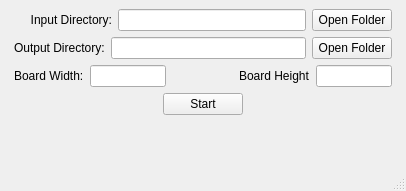
<?xml version="1.0" encoding="UTF-8"?>
<ui version="4.0">
 <class>MainWindow</class>
 <widget class="QMainWindow" name="MainWindow">
  <property name="geometry">
   <rect>
    <x>0</x>
    <y>0</y>
    <width>406</width>
    <height>191</height>
   </rect>
  </property>
  <property name="minimumSize">
   <size>
    <width>406</width>
    <height>191</height>
   </size>
  </property>
  <property name="maximumSize">
   <size>
    <width>406</width>
    <height>191</height>
   </size>
  </property>
  <property name="windowTitle">
   <string>Camera Calibrator</string>
  </property>
  <widget class="QWidget" name="centralwidget">
   <layout class="QVBoxLayout" name="verticalLayout_2">
    <item>
     <layout class="QVBoxLayout" name="verticalLayout">
      <property name="leftMargin">
       <number>5</number>
      </property>
      <property name="topMargin">
       <number>0</number>
      </property>
      <property name="rightMargin">
       <number>5</number>
      </property>
      <property name="bottomMargin">
       <number>0</number>
      </property>
      <item>
       <layout class="QHBoxLayout" name="horizontalLayout">
        <item>
         <widget class="QLabel" name="label_3">
          <property name="minimumSize">
           <size>
            <width>98</width>
            <height>0</height>
           </size>
          </property>
          <property name="text">
           <string>Input Directory:</string>
          </property>
          <property name="alignment">
           <set>Qt::AlignRight|Qt::AlignTrailing|Qt::AlignVCenter</set>
          </property>
         </widget>
        </item>
        <item>
         <widget class="QLineEdit" name="editInputDir">
          <property name="text">
           <string/>
          </property>
         </widget>
        </item>
        <item>
         <widget class="QPushButton" name="btnInputDir">
          <property name="text">
           <string>Open Folder</string>
          </property>
         </widget>
        </item>
       </layout>
      </item>
      <item>
       <layout class="QHBoxLayout" name="horizontalLayout_3">
        <item>
         <widget class="QLabel" name="label_4">
          <property name="text">
           <string>Output Directory:</string>
          </property>
         </widget>
        </item>
        <item>
         <widget class="QLineEdit" name="editOutputDir"/>
        </item>
        <item>
         <widget class="QPushButton" name="btnOutputDir">
          <property name="text">
           <string>Open Folder</string>
          </property>
         </widget>
        </item>
       </layout>
      </item>
      <item>
       <layout class="QHBoxLayout" name="horizontalLayout_2">
        <item>
         <widget class="QLabel" name="label">
          <property name="text">
           <string>Board Width:</string>
          </property>
         </widget>
        </item>
        <item>
         <widget class="QLineEdit" name="editWidth"/>
        </item>
        <item>
         <spacer name="horizontalSpacer">
          <property name="orientation">
           <enum>Qt::Horizontal</enum>
          </property>
          <property name="sizeHint" stdset="0">
           <size>
            <width>100</width>
            <height>20</height>
           </size>
          </property>
         </spacer>
        </item>
        <item>
         <widget class="QLabel" name="label_2">
          <property name="text">
           <string>Board Height</string>
          </property>
         </widget>
        </item>
        <item>
         <widget class="QLineEdit" name="editHeight"/>
        </item>
       </layout>
      </item>
      <item>
       <layout class="QHBoxLayout" name="horizontalLayout_4">
        <item>
         <spacer name="horizontalSpacer_2">
          <property name="orientation">
           <enum>Qt::Horizontal</enum>
          </property>
          <property name="sizeHint" stdset="0">
           <size>
            <width>40</width>
            <height>20</height>
           </size>
          </property>
         </spacer>
        </item>
        <item>
         <widget class="QPushButton" name="btnStart">
          <property name="text">
           <string>Start</string>
          </property>
         </widget>
        </item>
        <item>
         <spacer name="horizontalSpacer_3">
          <property name="orientation">
           <enum>Qt::Horizontal</enum>
          </property>
          <property name="sizeHint" stdset="0">
           <size>
            <width>40</width>
            <height>20</height>
           </size>
          </property>
         </spacer>
        </item>
       </layout>
      </item>
      <item>
       <spacer name="verticalSpacer">
        <property name="orientation">
         <enum>Qt::Vertical</enum>
        </property>
        <property name="sizeHint" stdset="0">
         <size>
          <width>20</width>
          <height>40</height>
         </size>
        </property>
       </spacer>
      </item>
     </layout>
    </item>
   </layout>
  </widget>
  <widget class="QStatusBar" name="statusbar"/>
 </widget>
 <resources/>
 <connections/>
</ui>
